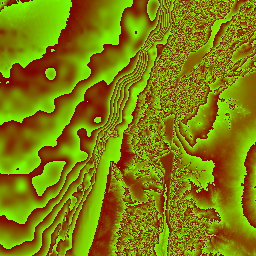
#> input picture work/dem/76_51.png, 256 x 256 px; its folder holds only this picture in this run
$ python gen_relief.py
#> lines starting #> are read from the running program, lines starting #| are printed output that depends on the picture
#!/usr/bin/env python3
"""Bake a real elevation grid for the Kingdom into the plane projection.

Source: public terrarium DEM tiles (z=7, ~1.2 km/px) already in work/dem/.
Output: work/relief.json  { nx, ny, x0, y0, x1, y1, max, png }  where png is a
grayscale data-URI whose red channel is height / max, sqrt-companded.
Also writes refs/ksa_relief_reference.png — the truth image the rendered map
is judged against in the map-truth check.
"""
import base64
import io
import json
import math
import os

from PIL import Image

Z = 7
X0, X1, Y0, Y1 = 76, 83, 51, 58
N = 256
W_ = (X1 - X0 + 1) * N
H_ = (Y1 - Y0 + 1) * N
big = Image.new('RGB', (W_, H_))
#> big: PIL image 2048x2048 RGB; every value is 0
for tx in range(X0, X1 + 1):
    for ty in range(Y0, Y1 + 1):
        im = Image.open('work/dem/%d_%d.png' % (tx, ty)).convert('RGB')
#> im is the input picture: PIL image 256x256 RGB; mean R, G, B 126, 127.9, 0
        big.paste(im, ((tx - X0) * N, (ty - Y0) * N))
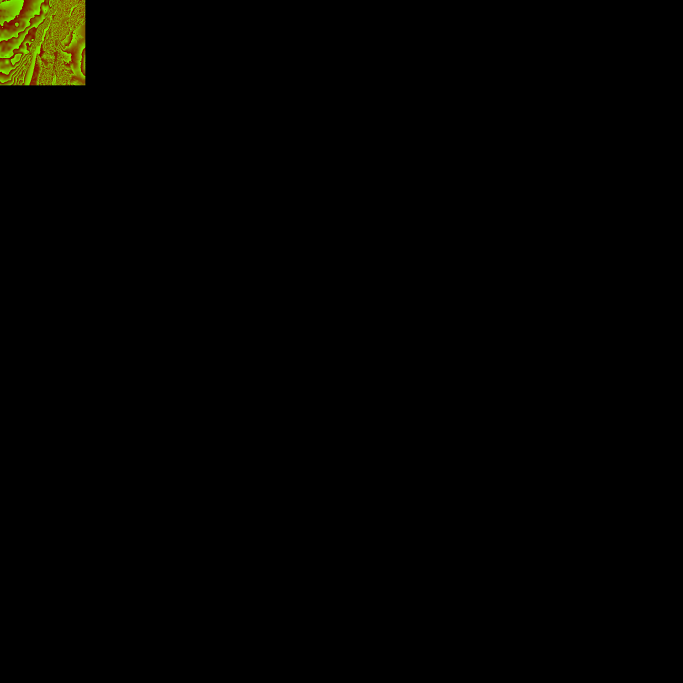
#> big: PIL image 2048x2048 RGB (shown at 1/3 size); mean R, G, B 2, 2, 0
#> (the run stopped early here; a loop or call above may not have finished)
